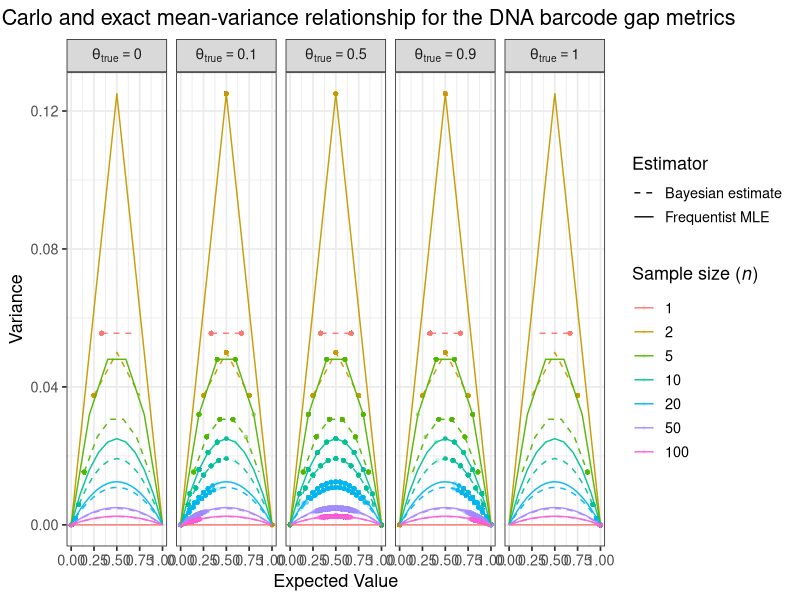

Write R code to recreate this figure.
# ==================================================s
# Monte Carlo simulation of DNA barcode gap metrics
# ==================================================

library(ggplot2)

set.seed(1)

post_mean <- function(Y, n) (Y + 1) / (n + 2)
post_var  <- function(Y, n) ((Y + 1) * (n - Y + 1)) / ((n + 2)^2 * (n + 3))

mle_mean <- function(Y, n) Y / n
mle_var  <- function(Y, n) {
  p <- Y / n
  p * (1 - p) / n
}


n_vals <- c(1, 2, 5, 10, 20, 50, 100)
theta_true_vals <- c(0, 0.1, 0.5, 0.9, 1)
N <- 10000


sim_df <- do.call(rbind, lapply(theta_true_vals, function(theta_true) {
  do.call(rbind, lapply(n_vals, function(n) {
    Y <- rbinom(N, size = n, prob = theta_true)
    data.frame(
      n = factor(n),
      theta_true = theta_true,
      Y = Y,
      bayes_mean = post_mean(Y, n),
      bayes_var  = post_var(Y, n),
      mle_mean   = mle_mean(Y, n),
      mle_var    = mle_var(Y, n)
    )
  }))
}))


df_long <- rbind(
  transform(sim_df, mean = bayes_mean, var = bayes_var, estimator = "Bayesian estimate"),
  transform(sim_df, mean = mle_mean,   var = mle_var,   estimator = "Frequentist MLE")
)
df_long$estimator <- factor(df_long$estimator,
                            levels = c("Bayesian estimate", "Frequentist MLE"))


exact_df <- do.call(rbind, lapply(n_vals, function(n) {
  Y <- 0:n
  data.frame(
    n = factor(n),
    Y = Y,
    mean_bayes = post_mean(Y, n),
    var_bayes  = post_var(Y, n),
    mean_mle   = mle_mean(Y, n),
    var_mle    = mle_var(Y, n)
  )
}))

exact_long <- rbind(
  transform(exact_df, mean = mean_bayes, var = var_bayes, estimator = "Bayesian estimate"),
  transform(exact_df, mean = mean_mle,   var = var_mle,   estimator = "Frequentist MLE")
)
exact_long$estimator <- factor(exact_long$estimator,
                               levels = c("Bayesian estimate", "Frequentist MLE"))


exact_long <- do.call(rbind, lapply(theta_true_vals, function(tt) {
  tmp <- exact_long
  tmp$theta_true <- tt
  tmp
}))


p_overlay_all <- ggplot() +
  # MC points
  geom_point(
    data = df_long,
    aes(x = mean, y = var, colour = n),
    alpha = 0.10, size = 0.9
  ) +
  # analytic curves
  geom_path(
    data = exact_long,
    aes(x = mean, y = var, colour = n, linetype = estimator,
        group = interaction(n, estimator)),
    alpha = 0.95
  ) +
  facet_wrap(~ theta_true, nrow = 1, labeller = label_bquote(theta[true] == .(theta_true))) +
  labs(
    x = "Expected Value",
    y = "Variance",
    colour = expression(paste("Sample size (", italic(n), ")")),
    linetype = "Estimator",
    title = "Monte Carlo and exact mean-variance relationship for the DNA barcode gap metrics"
  ) +
  theme_bw(base_size = 13) +
  theme(plot.title = element_text(hjust = 0.5)) +
  scale_linetype_manual(values = c("Bayesian estimate" = "dashed",
                                   "Frequentist MLE" = "solid"))

print(p_overlay_all)

# p_overlay_all + scale_y_continuous(trans = "log10")
